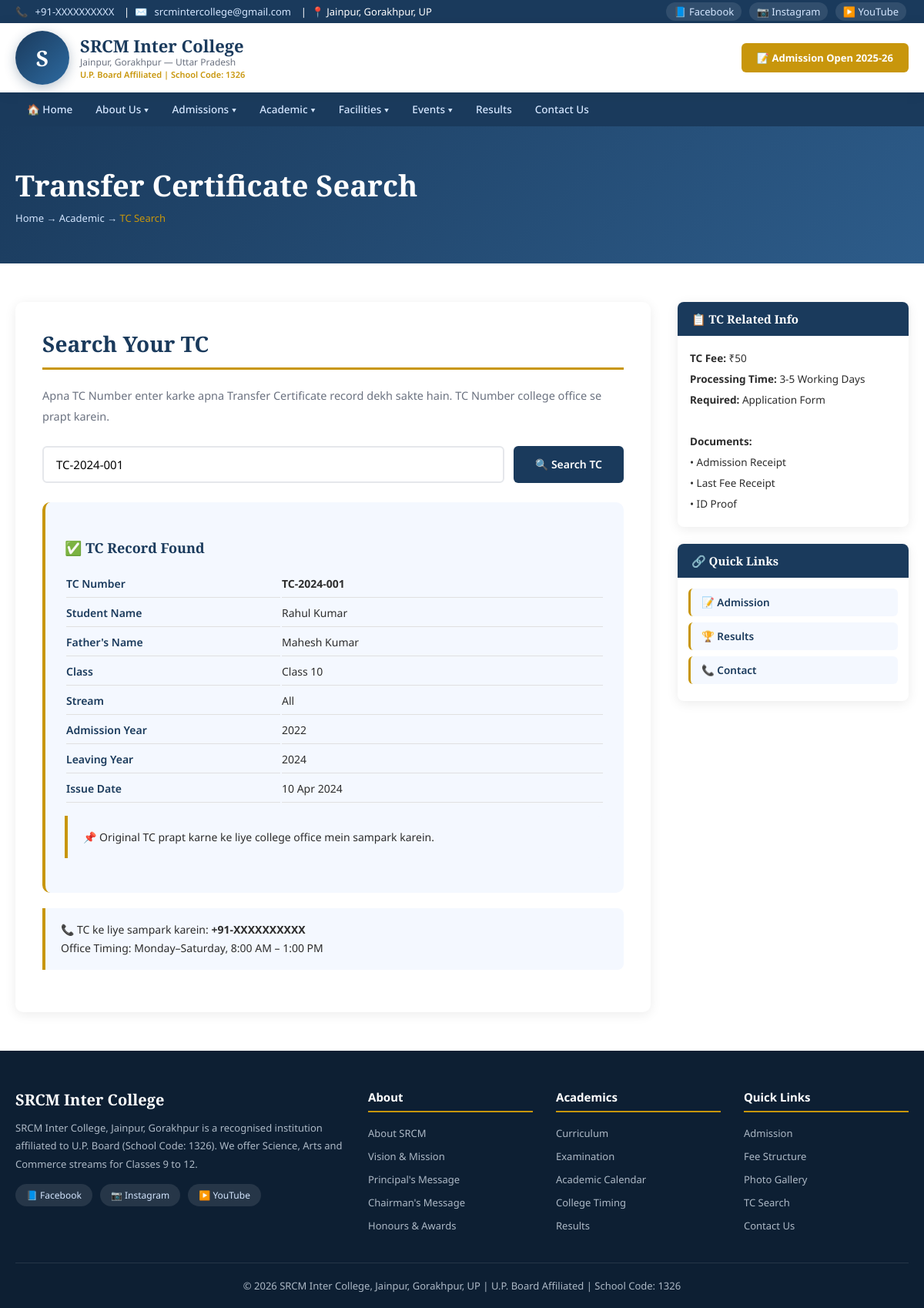
Page /srcm/tc-search.php?tc=TC-2024-001 on the committed database.
### tables this page shows
CREATE TABLE settings (
  id INT AUTO_INCREMENT PRIMARY KEY,
  setting_key VARCHAR(100) UNIQUE NOT NULL,
  setting_value TEXT,
  updated_at TIMESTAMP DEFAULT CURRENT_TIMESTAMP ON UPDATE CURRENT_TIMESTAMP
);

CREATE TABLE tc_records (
  id INT AUTO_INCREMENT PRIMARY KEY,
  tc_number VARCHAR(50) UNIQUE,
  student_name VARCHAR(200),
  father_name VARCHAR(200),
  class VARCHAR(50),
  stream VARCHAR(50),
  admission_year VARCHAR(10),
  leaving_year VARCHAR(10),
  issue_date DATE,
  is_active TINYINT(1) DEFAULT 1
);

### srcm/includes/config.php (called while the page is built, shortened)
<?php
function getDB() {
    static $pdo = null;
    if ($pdo === null) {
        try {
            $pdo = new PDO(
                "mysql:host=" . DB_HOST . ";dbname=" . DB_NAME . ";charset=utf8mb4",
                DB_USER, DB_PASS,
                [PDO::ATTR_ERRMODE => PDO::ERRMODE_EXCEPTION,
                 PDO::ATTR_DEFAULT_FETCH_MODE => PDO::FETCH_ASSOC]
            );
        } catch (PDOException $e) {
            die("DB Error: " . $e->getMessage());
        }
    }
    return $pdo;
}
function getSetting($key) {
    $db = getDB();
    $stmt = $db->prepare("SELECT setting_value FROM settings WHERE setting_key = ?");
    $stmt->execute([$key]);
    $row = $stmt->fetch();
    return $row ? $row['setting_value'] : '';
}
function clean($str) {
    return htmlspecialchars(strip_tags(trim($str)), ENT_QUOTES, 'UTF-8');
}
function formatDate($date) {
    return date('d M Y', strtotime($date));
}
?>

### srcm/tc-search.php (the view, shortened to what this page needs)
<?php
require_once __DIR__ . '/includes/config.php';
$db = getDB();
$result = null;
if ($_SERVER['REQUEST_METHOD'] === 'POST' || isset($_GET['tc'])) {
    $tc_num = clean($_POST['tc_number'] ?? $_GET['tc'] ?? '');
    if ($tc_num) {
        $stmt = $db->prepare("SELECT * FROM tc_records WHERE tc_number = ? AND is_active = 1");
        $stmt->execute([$tc_num]);
        $result = $stmt->fetch();
    } else {
        $error = "Kripya TC Number enter karein.";
    }
}
include __DIR__ . '/includes/header.php';
?>
<div class="page-banner">
  <div class="container">
    <h1>Transfer Certificate Search</h1>
    <div class="breadcrumb">Home → Academic → <span>TC Search</span></div>
  </div>
</div>
<div class="page-content">
  <div class="container">
    <div class="content-grid">
      <div>
        <div class="content-box">
          <h2>Search Your TC</h2>
          <p>Apna TC Number enter karke apna Transfer Certificate record dekh sakte hain. TC Number college office se prapt karein.</p>
          <form method="POST" style="margin:25px 0;">
            <div style="display:flex;gap:12px;flex-wrap:wrap;">
              <div class="form-group" style="flex:1;margin:0;">
                <input type="text" name="tc_number" placeholder="Enter TC Number (e.g. TC-2024-001)" value="<?= clean($_POST['tc_number'] ?? $_GET['tc'] ?? '') ?>" style="width:100%;padding:12px 16px;border:2px solid var(--border);border-radius:6px;font-size:15px;font-family:inherit;">
              </div>
              <button type="submit" class="btn-primary" style="padding:12px 28px;white-space:nowrap;">🔍 Search TC</button>
            </div>
          </form>
          <?php if($result): ?>
          <div class="tc-result">
            <h3 style="color:var(--primary);font-family:'Playfair Display',serif;margin-bottom:15px;">✅ TC Record Found</h3>
            <table>
              <tr><td>TC Number</td><td><strong><?= clean($result['tc_number']) ?></strong></td></tr>
              <tr><td>Student Name</td><td><?= clean($result['student_name']) ?></td></tr>
              <tr><td>Father's Name</td><td><?= clean($result['father_name']) ?></td></tr>
              <tr><td>Class</td><td><?= clean($result['class']) ?></td></tr>
              <tr><td>Stream</td><td><?= clean($result['stream']) ?></td></tr>
              <tr><td>Admission Year</td><td><?= clean($result['admission_year']) ?></td></tr>
              <tr><td>Leaving Year</td><td><?= clean($result['leaving_year']) ?></td></tr>
              <tr><td>Issue Date</td><td><?= $result['issue_date'] ? formatDate($result['issue_date']) : 'N/A' ?></td></tr>
            </table>
            <div class="info-box" style="margin-top:15px;"><p>📌 Original TC prapt karne ke liye college office mein sampark karein.</p></div>
          </div>
          <?php endif; ?>
          <div class="info-box" style="margin-top:20px;">
            <p>📞 TC ke liye sampark karein: <strong><?= getSetting('college_phone') ?></strong><br>
            Office Timing: Monday–Saturday, 8:00 AM – 1:00 PM</p>
          </div>
        </div>
      </div>
      <div>
        <div class="sidebar-card">
          <div class="card-header">📋 TC Related Info</div>
          <div style="padding:16px;font-size:13.5px;line-height:2;">
            <b>TC Fee:</b> ₹50<br>
            <b>Processing Time:</b> 3-5 Working Days<br>
            <b>Required:</b> Application Form<br><br>
            <b>Documents:</b><br>
            • Admission Receipt<br>
            • Last Fee Receipt<br>
            • ID Proof
          </div>
        </div>
        <div class="sidebar-card">
          <div class="card-header">🔗 Quick Links</div>
          <div style="padding:14px;">
            <a href="<?= SITE_URL ?>/admission.php" class="ql-link">📝 Admission</a>
            <a href="<?= SITE_URL ?>/results.php" class="ql-link">🏆 Results</a>
            <a href="<?= SITE_URL ?>/contact.php" class="ql-link">📞 Contact</a>
          </div>
        </div>
      </div>
    </div>
  </div>
</div>
<?php include __DIR__ . '/includes/footer.php'; ?>

### srcm/includes/header.php (shortened to what this page needs)
<?php
require_once __DIR__ . '/config.php';
$collegeName = getSetting('college_name');
$collegePhone = getSetting('college_phone');
$collegeEmail = getSetting('college_email');
$collegeFacebook = getSetting('college_facebook');
?>
<!DOCTYPE html>
<html lang="hi">
<head>
<link rel="stylesheet" href="<?= SITE_URL ?>/assets/css/style.css">
</head>
<body>
<div class="top-bar">
  <div class="container">
    <div class="top-left">
      📞 <a href="tel:<?= $collegePhone ?>"><?= $collegePhone ?></a>
      &nbsp;|&nbsp;
      ✉️ <a href="mailto:<?= $collegeEmail ?>"><?= $collegeEmail ?></a>
      &nbsp;|&nbsp;
      📍 Jainpur, Gorakhpur, UP
    </div>
    <div class="socials">
      <a href="<?= $collegeFacebook ?>" target="_blank">📘 Facebook</a>
      <a href="<?= getSetting('college_instagram') ?>">📷 Instagram</a>
      <a href="<?= getSetting('college_youtube') ?>">▶️ YouTube</a>
    </div>
  </div>
</div>
<header>
  <div class="container">
    <div class="header-inner">
      <a href="<?= SITE_URL ?>/index.php" class="logo-area">
        <div class="logo-icon">S</div>
        <div class="logo-text">
          <h1><?= $collegeName ?></h1>
          <p>Jainpur, Gorakhpur — Uttar Pradesh</p>
          <p class="est">U.P. Board Affiliated | School Code: <?= getSetting('college_school_code') ?></p>
        </div>
      </a>
      <div>
        <?php if(getSetting('admission_status') == 'open'): ?>
        <a href="<?= SITE_URL ?>/admission.php" class="btn-admission">📝 Admission Open 2025-26</a>
        <?php endif; ?>
      </div>
    </div>
  </div>
</header>
<nav>
  <div class="container">
    <div class="nav-inner">
      <a href="<?= SITE_URL ?>/index.php" <?= (basename($_SERVER['PHP_SELF'])=='index.php')?'class="active"':'' ?>>🏠 Home</a>
      <div class="dropdown">
        <span>About Us ▾</span>
      </div>
      <div class="dropdown">
        <span>Admissions ▾</span>
      </div>
      <div class="dropdown">
        <span>Academic ▾</span>
      </div>
      <div class="dropdown">
        <span>Facilities ▾</span>
      </div>
      <div class="dropdown">
        <span>Events ▾</span>
      </div>
      <a href="<?= SITE_URL ?>/results.php" <?= (basename($_SERVER['PHP_SELF'])=='results.php')?'class="active"':'' ?>>Results</a>
      <a href="<?= SITE_URL ?>/contact.php" <?= (basename($_SERVER['PHP_SELF'])=='contact.php')?'class="active"':'' ?>>Contact Us</a>
    </div>
  </div>
</nav>

### srcm/includes/footer.php (shortened to what this page needs)
<?php require_once __DIR__ . '/config.php'; ?>
<footer>
  <div class="container">
    <div class="footer-grid">
      <div class="footer-about">
        <h3><?= getSetting('college_name') ?></h3>
        <p><?= getSetting('about_text') ?></p>
        <div class="footer-social">
          <a href="<?= getSetting('college_facebook') ?>" target="_blank">📘 Facebook</a>
          <a href="<?= getSetting('college_instagram') ?>">📷 Instagram</a>
          <a href="<?= getSetting('college_youtube') ?>">▶️ YouTube</a>
        </div>
      </div>
      <div class="footer-col">
        <h4>About</h4>
        <ul>
          <li><a href="<?= SITE_URL ?>/about.php">About SRCM</a></li>
          <li><a href="<?= SITE_URL ?>/vision.php">Vision & Mission</a></li>
          <li><a href="<?= SITE_URL ?>/principal.php">Principal's Message</a></li>
          <li><a href="<?= SITE_URL ?>/chairman.php">Chairman's Message</a></li>
          <li><a href="<?= SITE_URL ?>/honours.php">Honours & Awards</a></li>
        </ul>
      </div>
      <div class="footer-col">
        <h4>Academics</h4>
        <ul>
          <li><a href="<?= SITE_URL ?>/curriculum.php">Curriculum</a></li>
          <li><a href="<?= SITE_URL ?>/exam.php">Examination</a></li>
          <li><a href="<?= SITE_URL ?>/calendar.php">Academic Calendar</a></li>
          <li><a href="<?= SITE_URL ?>/timing.php">College Timing</a></li>
          <li><a href="<?= SITE_URL ?>/results.php">Results</a></li>
        </ul>
      </div>
      <div class="footer-col">
        <h4>Quick Links</h4>
        <ul>
          <li><a href="<?= SITE_URL ?>/admission.php">Admission</a></li>
          <li><a href="<?= SITE_URL ?>/fee.php">Fee Structure</a></li>
          <li><a href="<?= SITE_URL ?>/gallery.php">Photo Gallery</a></li>
          <li><a href="<?= SITE_URL ?>/tc-search.php">TC Search</a></li>
          <li><a href="<?= SITE_URL ?>/contact.php">Contact Us</a></li>
        </ul>
      </div>
    </div>
    <div class="footer-bottom">
      <p>© <?= date('Y') ?> <?= getSetting('college_name') ?>, Jainpur, Gorakhpur, UP | U.P. Board Affiliated | School Code: <?= getSetting('college_school_code') ?></p>
    </div>
  </div>
</footer>
</body>
</html>

### rows in the picture
settings: setting_value "+91-XXXXXXXXXX"
settings: setting_value "srcmintercollege@gmail.com"
settings: setting_value "SRCM Inter College"
settings: setting_value "1326"
tc_records: tc_number "TC-2024-001", student_name "Rahul Kumar", father_name "Mahesh Kumar", class "Class 10", stream "All", admission_year "2022", leaving_year "2024", issue_date "10 Apr 2024"
settings: setting_value "SRCM Inter College, Jainpur, Gorakhpur is a recognised institution affiliated to U.P. Board (School Code: 1326). We offer Science, Arts and Commerce streams for Classes 9 to 12."
